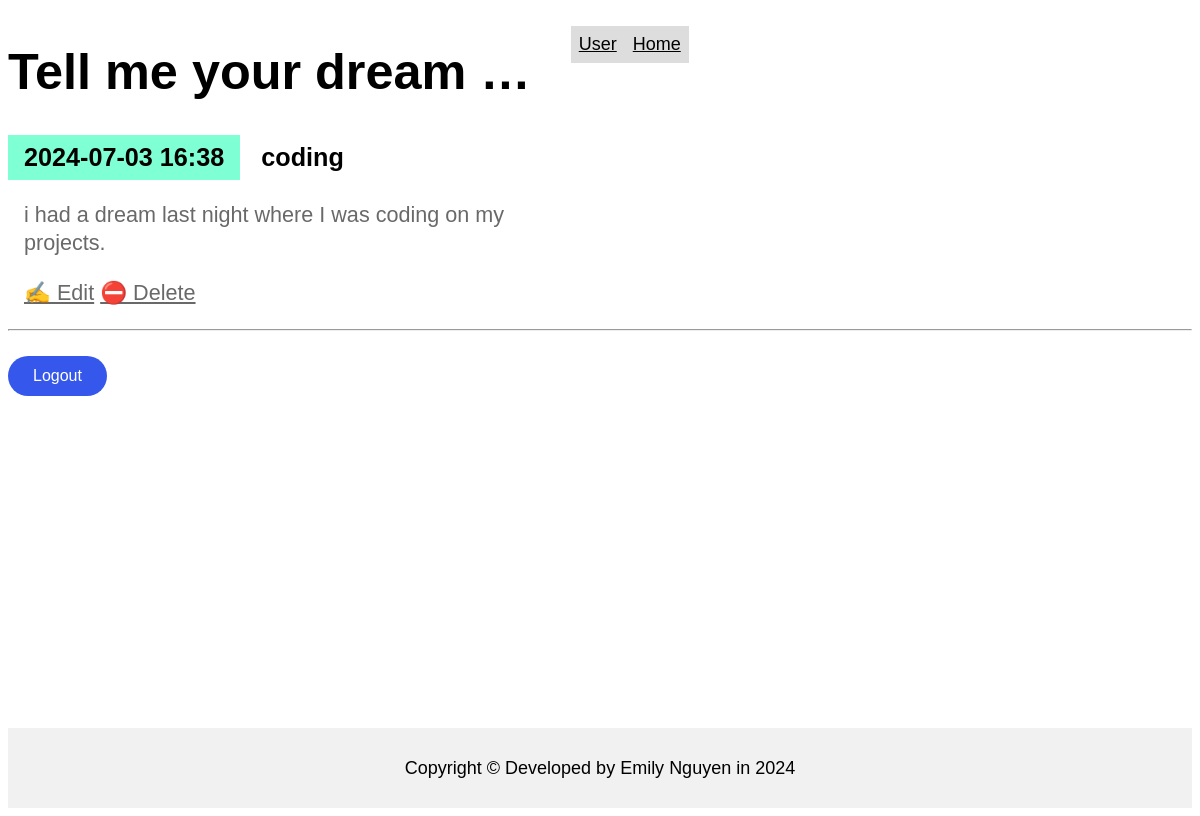
Page /entry/4 (signed in) on the committed database.
### entries/models.py (models this page shows, shortened)
class Entry(models.Model):
    title = models.CharField(max_length=255)
    content = models.TextField(blank=True, null=True)
    created_at = models.DateTimeField(default=timezone.now)
    modified_at = models.DateTimeField(auto_now=True)
    class Meta:
        verbose_name_plural = "Entries"
        ordering = ('-created_at',)

### entries/views.py (the view)
# urls.py: path("entry/<int:pk>",views.EntryDetailView.as_view(),name="entry-detail"),
class EntryDetailView(LockedView, DetailView):
    model = Entry

### entries/templates/entries/entry_detail.html
{% extends "entries/layout.html" %}
{% block content %}
<article>
    <h2>{{ entry.created_at|date:'Y-m-d H:i' }}</h2>
    <h3>{{ entry.title }}</h3>
    <p>{{ entry.content }}</p>
</article>
<p>
    <a href="{% url 'entry-update' entry.id %}">✍️ Edit</a>
    <a href="{% url 'entry-delete' entry.id %}">⛔ Delete</a>
</p>
{% endblock %}

### entries/static/css/diary.css (style rules this page uses)
* { box-sizing: border-box; }
body { font-family: sans-serif; font-size: 18px; display: flex; flex-direction: column; min-height: 100vh; }
a { color: inherit; }
h2, h3 { font-size: 1.4em; margin: 0; display: inline-block; padding: 0.5rem 1rem; vertical-align: top; }
h2 { background-color: aquamarine; }
article { margin-bottom: 0.5rem; }
p { font-size: 1.2em; padding-left: 1rem; line-height: 1.3em; max-width: 36rem; color: dimgray; }

### rows in the picture
Entry: created_at "2024-07-03 16:38", title "coding", content "i had a dream last night where I was coding on my projects."
